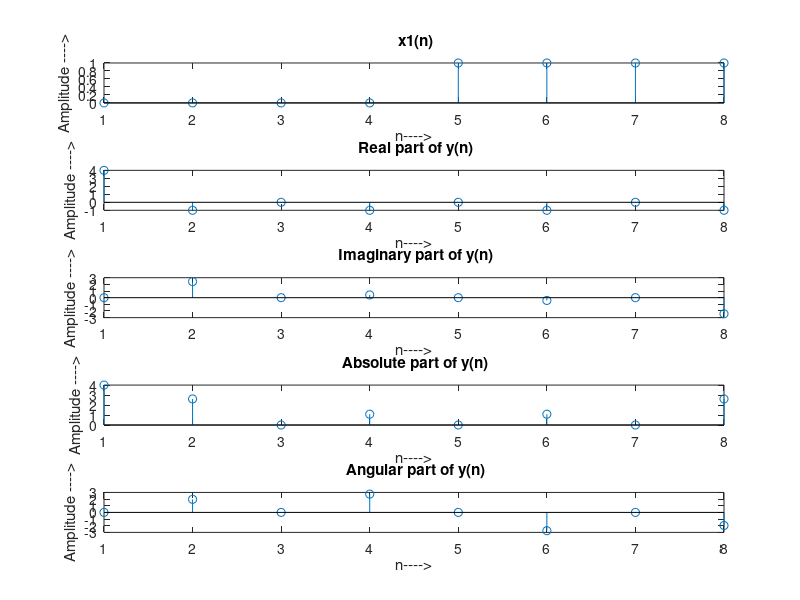

Write MATLAB code to recreate this figure.
x1=[ 0 0 0 0 1 1 1 1];

y1=fft(x1)
subplot(5,1,1);
stem(x1);
xlabel ('n---->');
ylabel ('Amplitude ---->');
title(' x1(n)');
subplot(5,1,2);
stem(real(y1));
xlabel ('n---->');
ylabel ('Amplitude ---->');
title(' Real part of y(n)');
subplot(5,1,3);
imagi=imag(y1)
stem(imagi);
xlabel ('n---->');
ylabel ('Amplitude ---->');
title(' Imaginary part of y(n)');
subplot(5,1,4);
ab=abs(y1);
stem(ab);
xlabel ('n---->');
ylabel ('Amplitude ---->');
title(' Absolute part of y(n)');
subplot(5,1,5);
stem(angle(y1));
xlabel ('n---->');
ylabel ('Amplitude ---->');
title(' Angular part of y(n)');